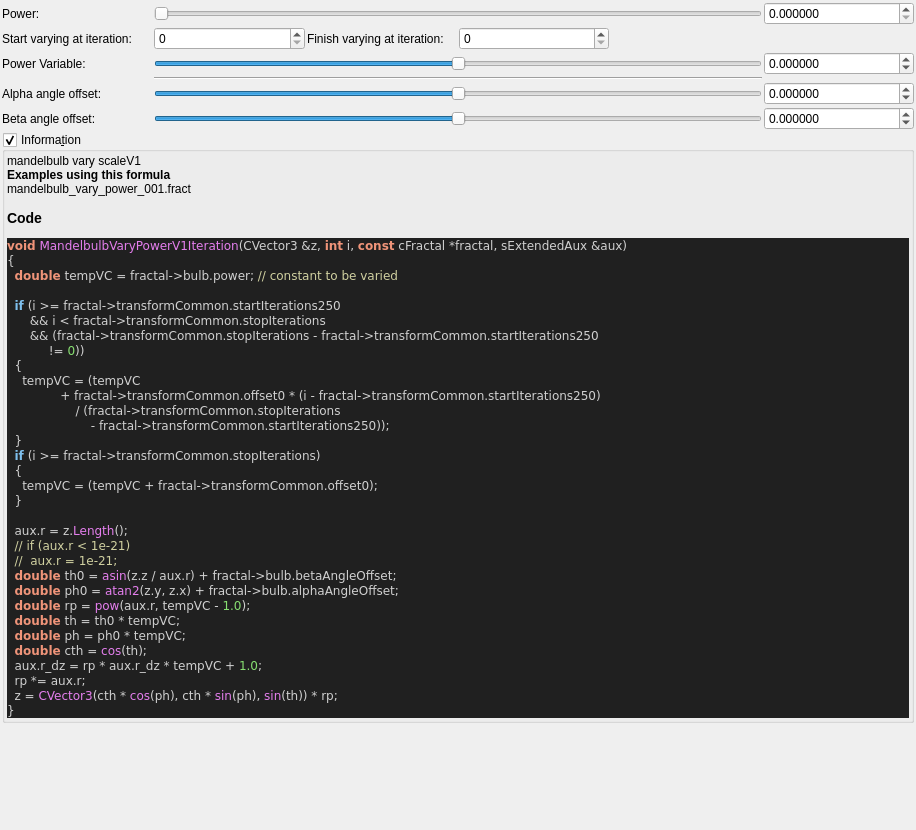
<?xml version="1.0" encoding="UTF-8"?>
<ui version="4.0">
 <class>mandelbulb_vary_power_v1</class>
 <widget class="QWidget" name="Form">
  <property name="geometry">
   <rect>
    <x>0</x>
    <y>0</y>
    <width>916</width>
    <height>830</height>
   </rect>
  </property>
  <property name="windowTitle">
   <string notr="true">mandelbulb_vary_power_v1</string>
  </property>
  <layout class="QVBoxLayout" name="verticalLayout">
   <property name="spacing">
    <number>2</number>
   </property>
   <property name="leftMargin">
    <number>2</number>
   </property>
   <property name="topMargin">
    <number>2</number>
   </property>
   <property name="rightMargin">
    <number>2</number>
   </property>
   <property name="bottomMargin">
    <number>2</number>
   </property>
   <item>
    <layout class="QGridLayout" name="gridLayout_36">
     <property name="spacing">
      <number>2</number>
     </property>
     <item row="2" column="5">
      <widget class="MyDoubleSpinBox" name="spinbox_transf_offset_0">
       <property name="sizePolicy">
        <sizepolicy hsizetype="Minimum" vsizetype="Maximum">
         <horstretch>0</horstretch>
         <verstretch>0</verstretch>
        </sizepolicy>
       </property>
       <property name="prefix">
        <string/>
       </property>
       <property name="suffix">
        <string/>
       </property>
       <property name="decimals">
        <number>6</number>
       </property>
       <property name="minimum">
        <double>-99.998999999999995</double>
       </property>
       <property name="maximum">
        <double>99.998999999999995</double>
       </property>
       <property name="singleStep">
        <double>0.100000000000000</double>
       </property>
      </widget>
     </item>
     <item row="1" column="1">
      <widget class="MySpinBox" name="spinboxInt_transf_start_iterations_250">
       <property name="sizePolicy">
        <sizepolicy hsizetype="Minimum" vsizetype="Maximum">
         <horstretch>0</horstretch>
         <verstretch>0</verstretch>
        </sizepolicy>
       </property>
       <property name="maximum">
        <number>250</number>
       </property>
      </widget>
     </item>
     <item row="1" column="4" colspan="2">
      <spacer name="horizontalSpacer_17">
       <property name="orientation">
        <enum>Qt::Horizontal</enum>
       </property>
       <property name="sizeHint" stdset="0">
        <size>
         <width>40</width>
         <height>20</height>
        </size>
       </property>
      </spacer>
     </item>
     <item row="2" column="1" colspan="4">
      <widget class="QSlider" name="slider_transf_offset_0">
       <property name="sizePolicy">
        <sizepolicy hsizetype="Expanding" vsizetype="Maximum">
         <horstretch>0</horstretch>
         <verstretch>0</verstretch>
        </sizepolicy>
       </property>
       <property name="minimum">
        <number>-20000000</number>
       </property>
       <property name="maximum">
        <number>20000000</number>
       </property>
       <property name="value">
        <number>0</number>
       </property>
       <property name="sliderPosition">
        <number>0</number>
       </property>
       <property name="orientation">
        <enum>Qt::Horizontal</enum>
       </property>
      </widget>
     </item>
     <item row="1" column="3">
      <widget class="MySpinBox" name="spinboxInt_transf_stop_iterations">
       <property name="sizePolicy">
        <sizepolicy hsizetype="Minimum" vsizetype="Maximum">
         <horstretch>0</horstretch>
         <verstretch>0</verstretch>
        </sizepolicy>
       </property>
       <property name="maximum">
        <number>250</number>
       </property>
      </widget>
     </item>
     <item row="2" column="0">
      <widget class="QLabel" name="label_81">
       <property name="text">
        <string>Power Variable:</string>
       </property>
      </widget>
     </item>
     <item row="1" column="2">
      <widget class="QLabel" name="label_169">
       <property name="text">
        <string>Finish varying at iteration:</string>
       </property>
      </widget>
     </item>
     <item row="4" column="0">
      <widget class="QLabel" name="label_85">
       <property name="text">
        <string>Alpha angle offset:</string>
       </property>
      </widget>
     </item>
     <item row="5" column="0">
      <widget class="QLabel" name="label_91">
       <property name="text">
        <string>Beta angle offset:</string>
       </property>
      </widget>
     </item>
     <item row="0" column="0">
      <widget class="QLabel" name="label_92">
       <property name="text">
        <string>Power:</string>
       </property>
      </widget>
     </item>
     <item row="1" column="0">
      <widget class="QLabel" name="label_171">
       <property name="text">
        <string>Start varying at iteration:</string>
       </property>
      </widget>
     </item>
     <item row="3" column="1" colspan="4">
      <widget class="Line" name="line_29">
       <property name="orientation">
        <enum>Qt::Horizontal</enum>
       </property>
      </widget>
     </item>
     <item row="0" column="5">
      <widget class="MyDoubleSpinBox" name="spinbox_power">
       <property name="sizePolicy">
        <sizepolicy hsizetype="Minimum" vsizetype="Maximum">
         <horstretch>0</horstretch>
         <verstretch>0</verstretch>
        </sizepolicy>
       </property>
       <property name="prefix">
        <string/>
       </property>
       <property name="suffix">
        <string/>
       </property>
       <property name="decimals">
        <number>6</number>
       </property>
       <property name="minimum">
        <double>0.000000000000000</double>
       </property>
       <property name="maximum">
        <double>99.999899999999997</double>
       </property>
       <property name="singleStep">
        <double>0.100000000000000</double>
       </property>
      </widget>
     </item>
     <item row="4" column="5">
      <widget class="MyDoubleSpinBox" name="spinbox_alpha_angle_offset">
       <property name="sizePolicy">
        <sizepolicy hsizetype="Minimum" vsizetype="Maximum">
         <horstretch>0</horstretch>
         <verstretch>0</verstretch>
        </sizepolicy>
       </property>
       <property name="prefix">
        <string/>
       </property>
       <property name="suffix">
        <string/>
       </property>
       <property name="decimals">
        <number>6</number>
       </property>
       <property name="minimum">
        <double>-36000.000000000000000</double>
       </property>
       <property name="maximum">
        <double>36000.000000000000000</double>
       </property>
       <property name="singleStep">
        <double>0.100000000000000</double>
       </property>
      </widget>
     </item>
     <item row="5" column="5">
      <widget class="MyDoubleSpinBox" name="spinbox_beta_angle_offset">
       <property name="sizePolicy">
        <sizepolicy hsizetype="Minimum" vsizetype="Maximum">
         <horstretch>0</horstretch>
         <verstretch>0</verstretch>
        </sizepolicy>
       </property>
       <property name="prefix">
        <string/>
       </property>
       <property name="suffix">
        <string/>
       </property>
       <property name="decimals">
        <number>6</number>
       </property>
       <property name="minimum">
        <double>-36000.000000000000000</double>
       </property>
       <property name="maximum">
        <double>36000.000000000000000</double>
       </property>
       <property name="singleStep">
        <double>0.100000000000000</double>
       </property>
      </widget>
     </item>
     <item row="4" column="1" colspan="4">
      <widget class="QSlider" name="slider_alpha_angle_offset">
       <property name="sizePolicy">
        <sizepolicy hsizetype="Expanding" vsizetype="Maximum">
         <horstretch>0</horstretch>
         <verstretch>0</verstretch>
        </sizepolicy>
       </property>
       <property name="minimum">
        <number>-360000000</number>
       </property>
       <property name="maximum">
        <number>360000000</number>
       </property>
       <property name="value">
        <number>0</number>
       </property>
       <property name="sliderPosition">
        <number>0</number>
       </property>
       <property name="orientation">
        <enum>Qt::Horizontal</enum>
       </property>
      </widget>
     </item>
     <item row="5" column="1" colspan="4">
      <widget class="QSlider" name="slider_beta_angle_offset">
       <property name="sizePolicy">
        <sizepolicy hsizetype="Expanding" vsizetype="Maximum">
         <horstretch>0</horstretch>
         <verstretch>0</verstretch>
        </sizepolicy>
       </property>
       <property name="minimum">
        <number>-360000000</number>
       </property>
       <property name="maximum">
        <number>360000000</number>
       </property>
       <property name="value">
        <number>0</number>
       </property>
       <property name="sliderPosition">
        <number>0</number>
       </property>
       <property name="orientation">
        <enum>Qt::Horizontal</enum>
       </property>
      </widget>
     </item>
     <item row="0" column="1" colspan="4">
      <widget class="QSlider" name="slider_power">
       <property name="sizePolicy">
        <sizepolicy hsizetype="Expanding" vsizetype="Maximum">
         <horstretch>0</horstretch>
         <verstretch>0</verstretch>
        </sizepolicy>
       </property>
       <property name="maximum">
        <number>20000000</number>
       </property>
       <property name="singleStep">
        <number>1</number>
       </property>
       <property name="orientation">
        <enum>Qt::Horizontal</enum>
       </property>
      </widget>
     </item>
    </layout>
   </item>
   <item>
    <widget class="MyGroupBox" name="groupCheck_info">
     <property name="title">
      <string>Informa&amp;tion</string>
     </property>
     <property name="flat">
      <bool>false</bool>
     </property>
     <property name="checkable">
      <bool>true</bool>
     </property>
     <layout class="QVBoxLayout" name="verticalLayout_2">
      <property name="spacing">
       <number>2</number>
      </property>
      <property name="leftMargin">
       <number>2</number>
      </property>
      <property name="topMargin">
       <number>2</number>
      </property>
      <property name="rightMargin">
       <number>2</number>
      </property>
      <property name="bottomMargin">
       <number>2</number>
      </property>
      <item>
       <widget class="QLabel" name="label_code_content">
        <property name="text">
         <string notr="true">&lt;p&gt;mandelbulb vary scaleV1&lt;/p&gt;&lt;table&gt;
&lt;/table&gt;
&lt;br&gt;&lt;b&gt;Examples using this formula&lt;/b&gt;&lt;br&gt;mandelbulb_vary_power_001.fract&lt;h3&gt;Code&lt;/h3&gt;
&lt;body style=&quot;background-color:#202020&quot;&gt;
&lt;pre style=&quot;color:#d0d0d0; background-color:#202020;  font-family:'Courier New',monospace;&quot;&gt;&lt;span style=&quot;color:#f09479; font-weight:bold&quot;&gt;void&lt;/span&gt; &lt;span style=&quot;color:#e47eed&quot;&gt;MandelbulbVaryPowerV1Iteration&lt;/span&gt;&lt;span style=&quot;color:#d0d0d0&quot;&gt;(&lt;/span&gt;CVector3 &lt;span style=&quot;color:#d0d0d0&quot;&gt;&amp;amp;&lt;/span&gt;z&lt;span style=&quot;color:#d0d0d0&quot;&gt;,&lt;/span&gt; &lt;span style=&quot;color:#f09479; font-weight:bold&quot;&gt;int&lt;/span&gt; i&lt;span style=&quot;color:#d0d0d0&quot;&gt;,&lt;/span&gt; &lt;span style=&quot;color:#f09479; font-weight:bold&quot;&gt;const&lt;/span&gt; cFractal &lt;span style=&quot;color:#d0d0d0&quot;&gt;*&lt;/span&gt;fractal&lt;span style=&quot;color:#d0d0d0&quot;&gt;,&lt;/span&gt; sExtendedAux &lt;span style=&quot;color:#d0d0d0&quot;&gt;&amp;amp;&lt;/span&gt;aux&lt;span style=&quot;color:#d0d0d0&quot;&gt;)&lt;/span&gt;
&lt;span style=&quot;color:#d0d0d0&quot;&gt;{&lt;/span&gt;
  &lt;span style=&quot;color:#f09479; font-weight:bold&quot;&gt;double&lt;/span&gt; tempVC &lt;span style=&quot;color:#d0d0d0&quot;&gt;=&lt;/span&gt; fractal&lt;span style=&quot;color:#d0d0d0&quot;&gt;-&amp;gt;&lt;/span&gt;bulb&lt;span style=&quot;color:#d0d0d0&quot;&gt;.&lt;/span&gt;power&lt;span style=&quot;color:#d0d0d0&quot;&gt;;&lt;/span&gt; &lt;span style=&quot;color:#d0d0a0&quot;&gt;// constant to be varied&lt;/span&gt;

  &lt;span style=&quot;color:#7ec0ee; font-weight:bold&quot;&gt;if&lt;/span&gt; &lt;span style=&quot;color:#d0d0d0&quot;&gt;(&lt;/span&gt;i &lt;span style=&quot;color:#d0d0d0&quot;&gt;&amp;gt;=&lt;/span&gt; fractal&lt;span style=&quot;color:#d0d0d0&quot;&gt;-&amp;gt;&lt;/span&gt;transformCommon&lt;span style=&quot;color:#d0d0d0&quot;&gt;.&lt;/span&gt;startIterations250
      &lt;span style=&quot;color:#d0d0d0&quot;&gt;&amp;amp;&amp;amp;&lt;/span&gt; i &lt;span style=&quot;color:#d0d0d0&quot;&gt;&amp;lt;&lt;/span&gt; fractal&lt;span style=&quot;color:#d0d0d0&quot;&gt;-&amp;gt;&lt;/span&gt;transformCommon&lt;span style=&quot;color:#d0d0d0&quot;&gt;.&lt;/span&gt;stopIterations
      &lt;span style=&quot;color:#d0d0d0&quot;&gt;&amp;amp;&amp;amp; (&lt;/span&gt;fractal&lt;span style=&quot;color:#d0d0d0&quot;&gt;-&amp;gt;&lt;/span&gt;transformCommon&lt;span style=&quot;color:#d0d0d0&quot;&gt;.&lt;/span&gt;stopIterations &lt;span style=&quot;color:#d0d0d0&quot;&gt;-&lt;/span&gt; fractal&lt;span style=&quot;color:#d0d0d0&quot;&gt;-&amp;gt;&lt;/span&gt;transformCommon&lt;span style=&quot;color:#d0d0d0&quot;&gt;.&lt;/span&gt;startIterations250
           &lt;span style=&quot;color:#d0d0d0&quot;&gt;!=&lt;/span&gt; &lt;span style=&quot;color:#87df71&quot;&gt;0&lt;/span&gt;&lt;span style=&quot;color:#d0d0d0&quot;&gt;))&lt;/span&gt;
  &lt;span style=&quot;color:#d0d0d0&quot;&gt;{&lt;/span&gt;
    tempVC &lt;span style=&quot;color:#d0d0d0&quot;&gt;= (&lt;/span&gt;tempVC
              &lt;span style=&quot;color:#d0d0d0&quot;&gt;+&lt;/span&gt; fractal&lt;span style=&quot;color:#d0d0d0&quot;&gt;-&amp;gt;&lt;/span&gt;transformCommon&lt;span style=&quot;color:#d0d0d0&quot;&gt;.&lt;/span&gt;offset0 &lt;span style=&quot;color:#d0d0d0&quot;&gt;* (&lt;/span&gt;i &lt;span style=&quot;color:#d0d0d0&quot;&gt;-&lt;/span&gt; fractal&lt;span style=&quot;color:#d0d0d0&quot;&gt;-&amp;gt;&lt;/span&gt;transformCommon&lt;span style=&quot;color:#d0d0d0&quot;&gt;.&lt;/span&gt;startIterations250&lt;span style=&quot;color:#d0d0d0&quot;&gt;)&lt;/span&gt;
                  &lt;span style=&quot;color:#d0d0d0&quot;&gt;/ (&lt;/span&gt;fractal&lt;span style=&quot;color:#d0d0d0&quot;&gt;-&amp;gt;&lt;/span&gt;transformCommon&lt;span style=&quot;color:#d0d0d0&quot;&gt;.&lt;/span&gt;stopIterations
                      &lt;span style=&quot;color:#d0d0d0&quot;&gt;-&lt;/span&gt; fractal&lt;span style=&quot;color:#d0d0d0&quot;&gt;-&amp;gt;&lt;/span&gt;transformCommon&lt;span style=&quot;color:#d0d0d0&quot;&gt;.&lt;/span&gt;startIterations250&lt;span style=&quot;color:#d0d0d0&quot;&gt;));&lt;/span&gt;
  &lt;span style=&quot;color:#d0d0d0&quot;&gt;}&lt;/span&gt;
  &lt;span style=&quot;color:#7ec0ee; font-weight:bold&quot;&gt;if&lt;/span&gt; &lt;span style=&quot;color:#d0d0d0&quot;&gt;(&lt;/span&gt;i &lt;span style=&quot;color:#d0d0d0&quot;&gt;&amp;gt;=&lt;/span&gt; fractal&lt;span style=&quot;color:#d0d0d0&quot;&gt;-&amp;gt;&lt;/span&gt;transformCommon&lt;span style=&quot;color:#d0d0d0&quot;&gt;.&lt;/span&gt;stopIterations&lt;span style=&quot;color:#d0d0d0&quot;&gt;)&lt;/span&gt;
  &lt;span style=&quot;color:#d0d0d0&quot;&gt;{&lt;/span&gt;
    tempVC &lt;span style=&quot;color:#d0d0d0&quot;&gt;= (&lt;/span&gt;tempVC &lt;span style=&quot;color:#d0d0d0&quot;&gt;+&lt;/span&gt; fractal&lt;span style=&quot;color:#d0d0d0&quot;&gt;-&amp;gt;&lt;/span&gt;transformCommon&lt;span style=&quot;color:#d0d0d0&quot;&gt;.&lt;/span&gt;offset0&lt;span style=&quot;color:#d0d0d0&quot;&gt;);&lt;/span&gt;
  &lt;span style=&quot;color:#d0d0d0&quot;&gt;}&lt;/span&gt;

  aux&lt;span style=&quot;color:#d0d0d0&quot;&gt;.&lt;/span&gt;r &lt;span style=&quot;color:#d0d0d0&quot;&gt;=&lt;/span&gt; z&lt;span style=&quot;color:#d0d0d0&quot;&gt;.&lt;/span&gt;&lt;span style=&quot;color:#e47eed&quot;&gt;Length&lt;/span&gt;&lt;span style=&quot;color:#d0d0d0&quot;&gt;();&lt;/span&gt;
  &lt;span style=&quot;color:#d0d0a0&quot;&gt;// if (aux.r &amp;lt; 1e-21)&lt;/span&gt;
  &lt;span style=&quot;color:#d0d0a0&quot;&gt;//  aux.r = 1e-21;&lt;/span&gt;
  &lt;span style=&quot;color:#f09479; font-weight:bold&quot;&gt;double&lt;/span&gt; th0 &lt;span style=&quot;color:#d0d0d0&quot;&gt;=&lt;/span&gt; &lt;span style=&quot;color:#e47eed&quot;&gt;asin&lt;/span&gt;&lt;span style=&quot;color:#d0d0d0&quot;&gt;(&lt;/span&gt;z&lt;span style=&quot;color:#d0d0d0&quot;&gt;.&lt;/span&gt;z &lt;span style=&quot;color:#d0d0d0&quot;&gt;/&lt;/span&gt; aux&lt;span style=&quot;color:#d0d0d0&quot;&gt;.&lt;/span&gt;r&lt;span style=&quot;color:#d0d0d0&quot;&gt;) +&lt;/span&gt; fractal&lt;span style=&quot;color:#d0d0d0&quot;&gt;-&amp;gt;&lt;/span&gt;bulb&lt;span style=&quot;color:#d0d0d0&quot;&gt;.&lt;/span&gt;betaAngleOffset&lt;span style=&quot;color:#d0d0d0&quot;&gt;;&lt;/span&gt;
  &lt;span style=&quot;color:#f09479; font-weight:bold&quot;&gt;double&lt;/span&gt; ph0 &lt;span style=&quot;color:#d0d0d0&quot;&gt;=&lt;/span&gt; &lt;span style=&quot;color:#e47eed&quot;&gt;atan2&lt;/span&gt;&lt;span style=&quot;color:#d0d0d0&quot;&gt;(&lt;/span&gt;z&lt;span style=&quot;color:#d0d0d0&quot;&gt;.&lt;/span&gt;y&lt;span style=&quot;color:#d0d0d0&quot;&gt;,&lt;/span&gt; z&lt;span style=&quot;color:#d0d0d0&quot;&gt;.&lt;/span&gt;x&lt;span style=&quot;color:#d0d0d0&quot;&gt;) +&lt;/span&gt; fractal&lt;span style=&quot;color:#d0d0d0&quot;&gt;-&amp;gt;&lt;/span&gt;bulb&lt;span style=&quot;color:#d0d0d0&quot;&gt;.&lt;/span&gt;alphaAngleOffset&lt;span style=&quot;color:#d0d0d0&quot;&gt;;&lt;/span&gt;
  &lt;span style=&quot;color:#f09479; font-weight:bold&quot;&gt;double&lt;/span&gt; rp &lt;span style=&quot;color:#d0d0d0&quot;&gt;=&lt;/span&gt; &lt;span style=&quot;color:#e47eed&quot;&gt;pow&lt;/span&gt;&lt;span style=&quot;color:#d0d0d0&quot;&gt;(&lt;/span&gt;aux&lt;span style=&quot;color:#d0d0d0&quot;&gt;.&lt;/span&gt;r&lt;span style=&quot;color:#d0d0d0&quot;&gt;,&lt;/span&gt; tempVC &lt;span style=&quot;color:#d0d0d0&quot;&gt;-&lt;/span&gt; &lt;span style=&quot;color:#87df71&quot;&gt;1.0&lt;/span&gt;&lt;span style=&quot;color:#d0d0d0&quot;&gt;);&lt;/span&gt;
  &lt;span style=&quot;color:#f09479; font-weight:bold&quot;&gt;double&lt;/span&gt; th &lt;span style=&quot;color:#d0d0d0&quot;&gt;=&lt;/span&gt; th0 &lt;span style=&quot;color:#d0d0d0&quot;&gt;*&lt;/span&gt; tempVC&lt;span style=&quot;color:#d0d0d0&quot;&gt;;&lt;/span&gt;
  &lt;span style=&quot;color:#f09479; font-weight:bold&quot;&gt;double&lt;/span&gt; ph &lt;span style=&quot;color:#d0d0d0&quot;&gt;=&lt;/span&gt; ph0 &lt;span style=&quot;color:#d0d0d0&quot;&gt;*&lt;/span&gt; tempVC&lt;span style=&quot;color:#d0d0d0&quot;&gt;;&lt;/span&gt;
  &lt;span style=&quot;color:#f09479; font-weight:bold&quot;&gt;double&lt;/span&gt; cth &lt;span style=&quot;color:#d0d0d0&quot;&gt;=&lt;/span&gt; &lt;span style=&quot;color:#e47eed&quot;&gt;cos&lt;/span&gt;&lt;span style=&quot;color:#d0d0d0&quot;&gt;(&lt;/span&gt;th&lt;span style=&quot;color:#d0d0d0&quot;&gt;);&lt;/span&gt;
  aux&lt;span style=&quot;color:#d0d0d0&quot;&gt;.&lt;/span&gt;r_dz &lt;span style=&quot;color:#d0d0d0&quot;&gt;=&lt;/span&gt; rp &lt;span style=&quot;color:#d0d0d0&quot;&gt;*&lt;/span&gt; aux&lt;span style=&quot;color:#d0d0d0&quot;&gt;.&lt;/span&gt;r_dz &lt;span style=&quot;color:#d0d0d0&quot;&gt;*&lt;/span&gt; tempVC &lt;span style=&quot;color:#d0d0d0&quot;&gt;+&lt;/span&gt; &lt;span style=&quot;color:#87df71&quot;&gt;1.0&lt;/span&gt;&lt;span style=&quot;color:#d0d0d0&quot;&gt;;&lt;/span&gt;
  rp &lt;span style=&quot;color:#d0d0d0&quot;&gt;*=&lt;/span&gt; aux&lt;span style=&quot;color:#d0d0d0&quot;&gt;.&lt;/span&gt;r&lt;span style=&quot;color:#d0d0d0&quot;&gt;;&lt;/span&gt;
  z &lt;span style=&quot;color:#d0d0d0&quot;&gt;=&lt;/span&gt; &lt;span style=&quot;color:#e47eed&quot;&gt;CVector3&lt;/span&gt;&lt;span style=&quot;color:#d0d0d0&quot;&gt;(&lt;/span&gt;cth &lt;span style=&quot;color:#d0d0d0&quot;&gt;*&lt;/span&gt; &lt;span style=&quot;color:#e47eed&quot;&gt;cos&lt;/span&gt;&lt;span style=&quot;color:#d0d0d0&quot;&gt;(&lt;/span&gt;ph&lt;span style=&quot;color:#d0d0d0&quot;&gt;),&lt;/span&gt; cth &lt;span style=&quot;color:#d0d0d0&quot;&gt;*&lt;/span&gt; &lt;span style=&quot;color:#e47eed&quot;&gt;sin&lt;/span&gt;&lt;span style=&quot;color:#d0d0d0&quot;&gt;(&lt;/span&gt;ph&lt;span style=&quot;color:#d0d0d0&quot;&gt;),&lt;/span&gt; &lt;span style=&quot;color:#e47eed&quot;&gt;sin&lt;/span&gt;&lt;span style=&quot;color:#d0d0d0&quot;&gt;(&lt;/span&gt;th&lt;span style=&quot;color:#d0d0d0&quot;&gt;)) *&lt;/span&gt; rp&lt;span style=&quot;color:#d0d0d0&quot;&gt;;&lt;/span&gt;
&lt;span style=&quot;color:#d0d0d0&quot;&gt;}&lt;/span&gt;
&lt;/pre&gt;
&lt;/body&gt;</string>
        </property>
        <property name="wordWrap">
         <bool>true</bool>
        </property>
        <property name="openExternalLinks">
         <bool>true</bool>
        </property>
        <property name="textInteractionFlags">
         <set>Qt::LinksAccessibleByMouse|Qt::TextSelectableByMouse</set>
        </property>
       </widget>
      </item>
     </layout>
    </widget>
   </item>
   <item>
    <spacer name="verticalSpacer">
     <property name="orientation">
      <enum>Qt::Vertical</enum>
     </property>
     <property name="sizeHint" stdset="0">
      <size>
       <width>20</width>
       <height>40</height>
      </size>
     </property>
    </spacer>
   </item>
  </layout>
 </widget>
 <customwidgets>
  <customwidget>
   <class>MySpinBox</class>
   <extends>QSpinBox</extends>
   <header>my_spin_box.h</header>
  </customwidget>
  <customwidget>
   <class>MyGroupBox</class>
   <extends>QGroupBox</extends>
   <header>my_group_box.h</header>
   <container>1</container>
  </customwidget>
  <customwidget>
   <class>MyDoubleSpinBox</class>
   <extends>QDoubleSpinBox</extends>
   <header>my_double_spin_box.h</header>
  </customwidget>
 </customwidgets>
 <tabstops>
  <tabstop>slider_power</tabstop>
  <tabstop>spinbox_power</tabstop>
  <tabstop>spinboxInt_transf_start_iterations_250</tabstop>
  <tabstop>spinboxInt_transf_stop_iterations</tabstop>
  <tabstop>slider_transf_offset_0</tabstop>
  <tabstop>spinbox_transf_offset_0</tabstop>
  <tabstop>slider_alpha_angle_offset</tabstop>
  <tabstop>spinbox_alpha_angle_offset</tabstop>
  <tabstop>slider_beta_angle_offset</tabstop>
  <tabstop>spinbox_beta_angle_offset</tabstop>
  <tabstop>groupCheck_info</tabstop>
 </tabstops>
 <resources/>
 <connections/>
</ui>
